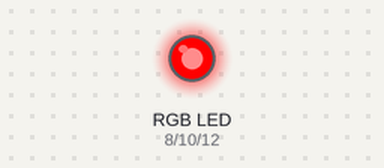
This sketch was run on a simulated Arduino Uno, built with avr-gcc and run on an emulated ATmega328P. On the bench: an RGB LED mixed from three pins (HIGH = lit). Dim RGB values are drawn brighter than linear; random numbers use the default seed unless the sketch sets one.

Above: at 0.1 s.
At 2.1 s:
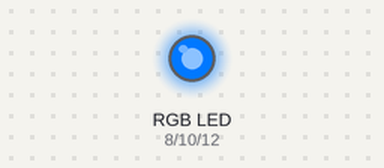
At 11.1 s:
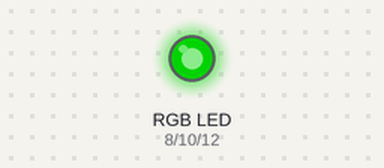
At 15.6 s:
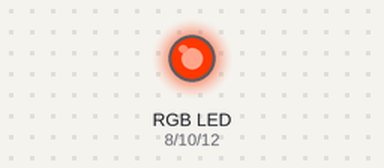
At 23.6 s:
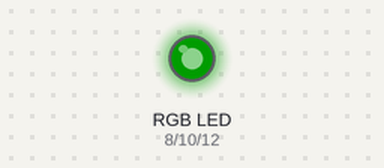
At 38.6 s:
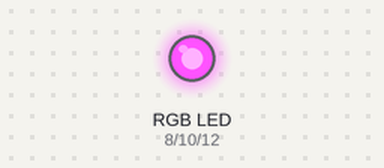
Timing chart, 0 to 40.0 s (numbered marks = the images above):
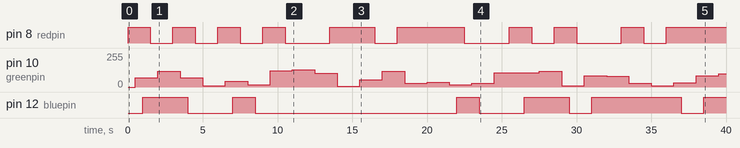

The sketch:

rgb_gaia.ino
```cpp
int redpin = 8;
int greenpin = 10;
int bluepin = 12;

void setup() {
  pinMode(8,OUTPUT);
  pinMode(10,OUTPUT);
  pinMode(12, OUTPUT);
 // put your setup code here, to run once:

}

void loop() {
  // put your main code here, to run repeatedly:
analogWrite(8,random(256));
delay(500);
analogWrite(10, random(130));
delay(500);
analogWrite(12, random(256));
delay(500);
}
```

Measured:
- by itself, pin 8 (redpin): LOW → HIGH at 0.00 s, → LOW 1.5 s later, → HIGH 1.5 s later, → LOW 1.5 s later, … (19 changes in this stretch)
- by itself, pin 12 (bluepin): LOW → HIGH at 1.0 s, → LOW 3.0 s later, → HIGH 3.0 s later, → LOW 1.5 s later, … (11 changes in this stretch)
- by itself, pin 10 (greenpin): 0/255 → 69/255 at 0.50 s, → 120/255 1.5 s later, → 68/255 1.5 s later, → 10/255 1.5 s later, … (27 changes in this stretch)
